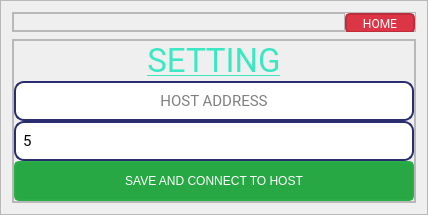
            <widget class="QWidget" name="page_setting">
             <layout class="QVBoxLayout" name="verticalLayout_5">
              <property name="spacing">
               <number>0</number>
              </property>
              <property name="leftMargin">
               <number>0</number>
              </property>
              <property name="topMargin">
               <number>0</number>
              </property>
              <property name="rightMargin">
               <number>0</number>
              </property>
              <property name="bottomMargin">
               <number>0</number>
              </property>
              <item>
               <widget class="QFrame" name="frame_content_credits">
                <property name="frameShape">
                 <enum>QFrame::StyledPanel</enum>
                </property>
                <property name="frameShadow">
                 <enum>QFrame::Raised</enum>
                </property>
                <layout class="QVBoxLayout" name="verticalLayout_13">
                 <property name="spacing">
                  <number>7</number>
                 </property>
                 <property name="leftMargin">
                  <number>11</number>
                 </property>
                 <property name="topMargin">
                  <number>11</number>
                 </property>
                 <property name="rightMargin">
                  <number>11</number>
                 </property>
                 <property name="bottomMargin">
                  <number>11</number>
                 </property>
                 <item>
                  <widget class="QFrame" name="frame_7">
                   <property name="maximumSize">
                    <size>
                     <width>16777215</width>
                     <height>20</height>
                    </size>
                   </property>
                   <property name="frameShape">
                    <enum>QFrame::StyledPanel</enum>
                   </property>
                   <property name="frameShadow">
                    <enum>QFrame::Raised</enum>
                   </property>
                   <layout class="QHBoxLayout" name="horizontalLayout_10">
                    <property name="spacing">
                     <number>0</number>
                    </property>
                    <property name="leftMargin">
                     <number>0</number>
                    </property>
                    <property name="topMargin">
                     <number>0</number>
                    </property>
                    <property name="rightMargin">
                     <number>0</number>
                    </property>
                    <property name="bottomMargin">
                     <number>0</number>
                    </property>
                    <item>
                     <widget class="QFrame" name="frame_8">
                      <property name="frameShape">
                       <enum>QFrame::StyledPanel</enum>
                      </property>
                      <property name="frameShadow">
                       <enum>QFrame::Raised</enum>
                      </property>
                     </widget>
                    </item>
                    <item>
                     <widget class="QPushButton" name="btn_to_home">
                      <property name="minimumSize">
                       <size>
                        <width>70</width>
                        <height>20</height>
                       </size>
                      </property>
                      <property name="maximumSize">
                       <size>
                        <width>70</width>
                        <height>20</height>
                       </size>
                      </property>
                      <property name="font">
                       <font>
                        <family>Roboto</family>
                       </font>
                      </property>
                      <property name="layoutDirection">
                       <enum>Qt::LeftToRight</enum>
                      </property>
                      <property name="styleSheet">
                       <string notr="true">QPushButton {
	background-color: rgb(220, 53, 69);
	border: 2px solid rgb(189, 45, 59);
	border-radius: 5px;
	
	color: rgb(255, 255, 255);
}

QPushButton:hover {
	background-color: rgb(220, 53, 69);
	border: 2px solid rgb(189, 33, 48);
	border-radius: 5px;
}</string>
                      </property>
                      <property name="text">
                       <string>HOME</string>
                      </property>
                     </widget>
                    </item>
                   </layout>
                  </widget>
                 </item>
                 <item>
                  <widget class="QFrame" name="frame_configs">
                   <property name="maximumSize">
                    <size>
                     <width>16777215</width>
                     <height>16777213</height>
                    </size>
                   </property>
                   <property name="font">
                    <font>
                     <underline>false</underline>
                    </font>
                   </property>
                   <property name="focusPolicy">
                    <enum>Qt::NoFocus</enum>
                   </property>
                   <property name="styleSheet">
                    <string notr="true"/>
                   </property>
                   <property name="frameShape">
                    <enum>QFrame::StyledPanel</enum>
                   </property>
                   <property name="frameShadow">
                    <enum>QFrame::Raised</enum>
                   </property>
                   <layout class="QHBoxLayout" name="horizontalLayout_7">
                    <property name="spacing">
                     <number>0</number>
                    </property>
                    <property name="leftMargin">
                     <number>0</number>
                    </property>
                    <property name="topMargin">
                     <number>0</number>
                    </property>
                    <property name="rightMargin">
                     <number>0</number>
                    </property>
                    <property name="bottomMargin">
                     <number>0</number>
                    </property>
                    <item>
                     <widget class="QFrame" name="frame_configs_content">
                      <property name="maximumSize">
                       <size>
                        <width>450</width>
                        <height>250</height>
                       </size>
                      </property>
                      <property name="frameShape">
                       <enum>QFrame::StyledPanel</enum>
                      </property>
                      <property name="frameShadow">
                       <enum>QFrame::Raised</enum>
                      </property>
                      <layout class="QVBoxLayout" name="verticalLayout_14">
                       <property name="spacing">
                        <number>0</number>
                       </property>
                       <property name="leftMargin">
                        <number>0</number>
                       </property>
                       <property name="topMargin">
                        <number>0</number>
                       </property>
                       <property name="rightMargin">
                        <number>0</number>
                       </property>
                       <property name="bottomMargin">
                        <number>0</number>
                       </property>
                       <item>
                        <widget class="QLabel" name="label_11">
                         <property name="maximumSize">
                          <size>
                           <width>16777215</width>
                           <height>40</height>
                          </size>
                         </property>
                         <property name="font">
                          <font>
                           <family>Roboto</family>
                           <pointsize>25</pointsize>
                           <underline>true</underline>
                          </font>
                         </property>
                         <property name="styleSheet">
                          <string notr="true">border: none;
color: rgb(60, 231, 195);</string>
                         </property>
                         <property name="text">
                          <string>SETTING</string>
                         </property>
                         <property name="alignment">
                          <set>Qt::AlignCenter</set>
                         </property>
                        </widget>
                       </item>
                       <item>
                        <widget class="QLineEdit" name="lineEdit_host_address">
                         <property name="minimumSize">
                          <size>
                           <width>400</width>
                           <height>40</height>
                          </size>
                         </property>
                         <property name="maximumSize">
                          <size>
                           <width>16777215</width>
                           <height>40</height>
                          </size>
                         </property>
                         <property name="font">
                          <font>
                           <family>Roboto</family>
                           <pointsize>11</pointsize>
                          </font>
                         </property>
                         <property name="styleSheet">
                          <string notr="true">QLineEdit{
	border: 2px solid rgb(42, 45, 111);
	border-radius: 10px;
	padding: 5px;
	background-color: rgb(255, 255, 255);
}

QLineEdit:hover {
	border: 2px solid rgb(72, 78, 193);
}</string>
                         </property>
                         <property name="alignment">
                          <set>Qt::AlignCenter</set>
                         </property>
                         <property name="placeholderText">
                          <string>HOST ADDRESS</string>
                         </property>
                        </widget>
                       </item>
                       <item>
                        <widget class="QSpinBox" name="spinBox_inval_time">
                         <property name="minimumSize">
                          <size>
                           <width>400</width>
                           <height>40</height>
                          </size>
                         </property>
                         <property name="maximumSize">
                          <size>
                           <width>16777215</width>
                           <height>40</height>
                          </size>
                         </property>
                         <property name="font">
                          <font>
                           <family>Roboto</family>
                           <pointsize>11</pointsize>
                          </font>
                         </property>
                         <property name="styleSheet">
                          <string notr="true">QSpinBox{
	border: 2px solid rgb(42, 45, 111);
	border-radius: 10px;
	padding: 5px;
	background-color: rgb(255, 255, 255);
}</string>
                         </property>
                         <property name="wrapping">
                          <bool>false</bool>
                         </property>
                         <property name="frame">
                          <bool>true</bool>
                         </property>
                         <property name="readOnly">
                          <bool>false</bool>
                         </property>
                         <property name="buttonSymbols">
                          <enum>QAbstractSpinBox::NoButtons</enum>
                         </property>
                         <property name="showGroupSeparator" stdset="0">
                          <bool>false</bool>
                         </property>
                         <property name="suffix">
                          <string/>
                         </property>
                         <property name="minimum">
                          <number>5</number>
                         </property>
                         <property name="maximum">
                          <number>60</number>
                         </property>
                         <property name="singleStep">
                          <number>5</number>
                         </property>
                         <property name="value">
                          <number>5</number>
                         </property>
                        </widget>
                       </item>
                       <item>
                        <widget class="QPushButton" name="btn_save_config">
                         <property name="minimumSize">
                          <size>
                           <width>400</width>
                           <height>40</height>
                          </size>
                         </property>
                         <property name="maximumSize">
                          <size>
                           <width>16777215</width>
                           <height>40</height>
                          </size>
                         </property>
                         <property name="styleSheet">
                          <string notr="true">QPushButton {
	background-color: rgb(40, 167, 69);
	border: 2px solid rgb(41, 173, 70);
	border-radius: 5px;
	
	color: rgb(255, 255, 255);
}

QPushButton:hover {
	background-color: rgb(33, 136, 56);
	border: 2px solid rgb(30, 126, 52);
	border-radius: 5px;
}</string>
                         </property>
                         <property name="text">
                          <string>SAVE AND CONNECT TO HOST</string>
                         </property>
                        </widget>
                       </item>
                      </layout>
                     </widget>
                    </item>
                   </layout>
                  </widget>
                 </item>
                </layout>
               </widget>
              </item>
             </layout>
            </widget>
